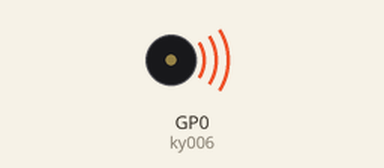
Bench run of a program on a simulated Raspberry Pi Pico running MicroPython. Parts: buzzer (waves = sounding). At 1.0 s the program stops and its outputs stay as they are.

Above: at 0.1 s.
At 1.1 s:
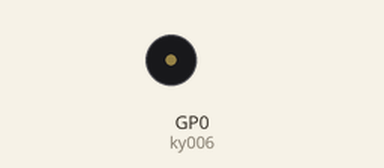
Timing chart, 0 to 2.5 s (numbered marks = the images above):
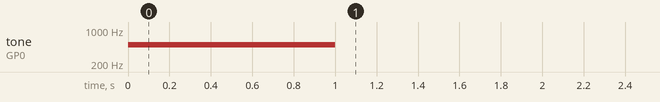

The program:

KY-006_PASSIVE_BUZZER.py
```python
#KY-006 PASSIVE BUZZER
#Cortes Hernandez Yuridia Saray

from machine import Pin, PWM
from utime import sleep

ky006 = PWM(Pin(0))
ky006.freq(500)
ky006.duty_u16(1000)
sleep(1)
ky006.duty_u16(0)
```

Measured:
- by itself, tone on GP0 (ky006): silent → 500 Hz at 0.00 s, → silent 1.0 s later
